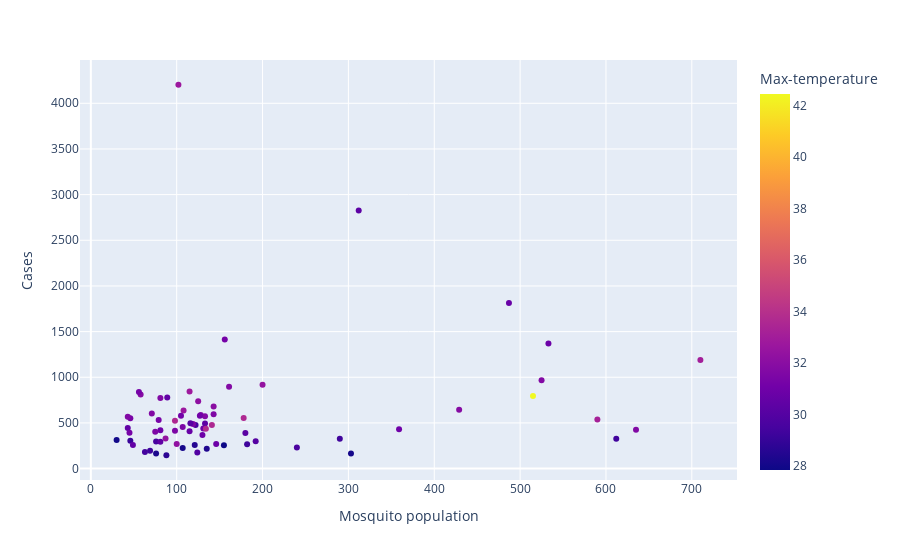

The notebook cell saved with this chart:
### Code cell
fig.show()

### Figure 1 — Plotly figure (JSON) as saved in the notebook; plotly's stock layout.template omitted (floating-point values rounded to 4 significant figures)
{"data": [{"hovertemplate": "Mosquito population=%{x}<br>Cases=%{y}<br>Max-temperature=%{marker.color}<extra></extra>", "legendgroup": "", "marker": {"color": [28.36, 30.01, 31.51, 31.66, 32.67, 32.15, 31.87, 30.34, 31.01, 31.39, 29.52, 29.28, 28.53, 29.52, 30.89, 31.56, 33.57, 31.72, 31.57, 31.32, 30.49, 31.26, 31.01, 29.09, 28.1, 27.98, 30.41, 31.5, 33.78, 31.68, 31.23, 31.13, 31.32, 32.36, 30.54, 29.41, 28.73, 29.92, 30.88, 32.26, 33.58, 33.58, 30.49, 31.73, 32.39, 31.72, 30.21, 29.25, 28.27, 29.26, 30.69, 32.03, 32.79, 32.71, 30.33, 31.19, 31.67, 31.04, 30.12, 27.84, 28.04, 29.68, 31.03, 31.85, 42.45, 33.07, 30.73, 30.88, 31.69, 33.17, 31.68, 29.33], "coloraxis": "coloraxis", "symbol": "circle"}, "mode": "markers", "name": "", "orientation": "v", "showlegend": false, "type": "scatter", "x": [135, 192, 98, 71, 108, 125, 58, 133, 131, 107, 122, 290, 121, 76, 130, 119, 141, 128, 143, 46, 43, 45, 81, 46, 107, 30, 81, 75, 134, 43, 56, 105, 79, 87, 49, 63, 88, 124, 146, 100, 98, 178, 89, 161, 200, 133, 180, 182, 76, 69, 115, 143, 115, 102, 312, 156, 81, 127, 116, 155, 303, 240, 359, 429, 515, 710, 487, 533, 525, 590, 635, 612], "xaxis": "x", "y": [217, 298, 413, 603, 636, 736, 811, 493, 440, 455, 477, 326, 257, 296, 367, 487, 478, 588, 595, 550, 445, 392, 419, 305, 225, 313, 293, 404, 435, 567, 839, 579, 531, 330, 257, 182, 146, 177, 268, 268, 524, 554, 779, 895, 918, 572, 391, 267, 165, 196, 408, 681, 844, 4203, 2826, 1414, 773, 578, 497, 256, 165, 232, 431, 643, 795, 1190, 1812, 1371, 968, 537, 425, 328], "yaxis": "y"}], "layout": {"coloraxis": {"colorbar": {"title": {"text": "Max-temperature"}}, "colorscale": [[0, "#0d0887"], [0.1111, "#46039f"], [0.2222, "#7201a8"], [0.3333, "#9c179e"], [0.4444, "#bd3786"], [0.5556, "#d8576b"], [0.6667, "#ed7953"], [0.7778, "#fb9f3a"], [0.8889, "#fdca26"], [1, "#f0f921"]]}, "legend": {"tracegroupgap": 0}, "margin": {"t": 60}, "xaxis": {"anchor": "y", "domain": [0, 1], "title": {"text": "Mosquito population"}}, "yaxis": {"anchor": "x", "domain": [0, 1], "title": {"text": "Cases"}}}}
